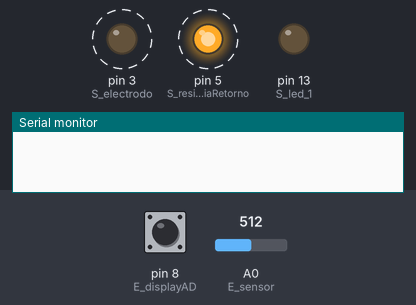
Bench run of a sketch on a simulated Arduino Uno, built with avr-gcc and run on an emulated ATmega328P. Shown: output pins drawn as LEDs (lit = HIGH), the last lines printed to the serial monitor. Dashed ring = blinking. Inputs (shaded band) come from the test bench; at power-on: A0 (E_sensor) = 512, pin 8 (E_displayAD) HIGH.

Above: at 0.1 s.
At 16.9 s:
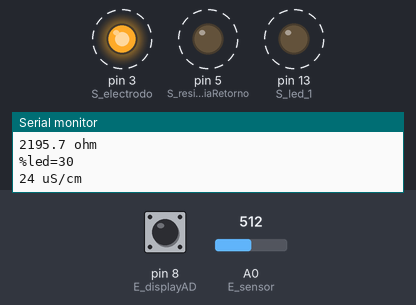
17.0 s: A0 (E_sensor) set to 660
Timing chart, 0 to 45.0 s (numbered marks = the images above; inputs shaded):
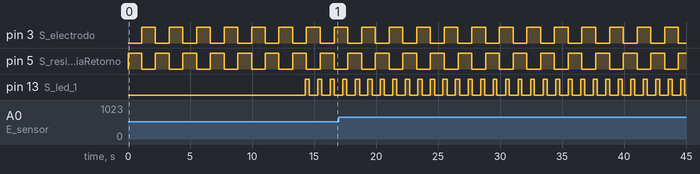

Measured:
- by itself, pin 3 (S_electrodo), pin 5 (S_resistenciaRetorno): alternates HIGH for 1.1 s and LOW for 1.1 s
- by itself, pin 13 (S_led_1): alternates HIGH for 0.31 s and LOW for 0.70 s

The sketch:

calcularConductividad-1_1.ino
```cpp
/*****************************************

  medidor de la conductividad del suelo
  v_1.1-20130226

  para el ARDUINO-UNO-r_3 con el shield DFR0019 (no imprescindible)
  compilador arduino-1.5.1r2
  el esquema KiCad está en MedidorConductividadSuelo.sch y en
  MedidorConductividadSuelo-sch.pdf

  -se mide la tensión en bornes de dos electrodos usando una resistencia
    en serie y un convertidor AD
  -el valor leído es proporcional a la resistencia entre electrodos
  -para evitar la polarización de los electrodos, se va alternando la
    polaridad haciendo la media de las dos medidas
  -se considera la medida correcta cuando el error entre dos lecturas
    consecutivas es menor que maxErrorAD
  -la resistencia depende del tipo de suelo y es proporcional
    al grado de humedad y a la concentración salina en el agua presente
    por lo que puede servir para valorar la concentración de abono y
    a partir de las constantes del sensor se puede calcular la conductividad
    del medio
  -en el display podemos ver el valor de la lectura en uS o bien el
    valor leído por el AD pulsando E_displayAD
  -por el port serie sale el valor seleccionado cada MAX_CICLOS_DISPLAY
  -en el led tenemos de 0% a 100% respecto a los valores límite
    preestablecidos
  -con la opción DEBUG podemos ver las principales variables para poder
    comprobar el funcionamiento y ajustar los límites

******************************************/

#define  DEBUG  1

// hacer la media móvil cada MAX_LECTURAS
#define  MAX_LECTURAS        4
#define  ULTIMA_LECTURA      (MAX_LECTURAS-1)

// display de resultados cada MAX_CICLOS_DISPLAY de medida
#define  MAX_CICLOS_DISPLAY  1

// no empezar el display hasta que se estabilice la media
#define  RETARDO_DISPLAY      (MAX_LECTURAS+2)

// un led nos indica el valor relativo de la conductividad
// el periodo del led es proporcional a la conductividad
// y varía entre minLedOn y maxLedOn en tiempoLed
// entre los valores minLectura y maxLectura del AD
const int minLedOn = 5;      // ms
const int maxLedOn = 995;    // ms
int  periodoLed;
int  tiempoLedOn;
int  ledOn;
int  tiempoLed=0;                     // reloj para controlar el led
int  retardoDisplay=RETARDO_DISPLAY;  // al inicio espera a tener valores correctos

// terminales del ARDUINO-UNO que utilizo en este programa
// según el esquema medidorConductividadSuelo.sch
int S_electrodo             = 3;     // salida al electrodo del sensor
int S_resistenciaRetorno    = 5;     // resistencia en serie con el sensor
int S_led_1                 = 13;    // led piloto
int E_sensor                = A0;    // lectura de la tension
int E_displayAD             = 8;     // selector display conductividad/AD

// valores experimentales del AD obtenidos probando mi sonda
const int maxLectura = 650;    // tierra muy seca
const int minLectura = 195;    // la sonda sumergida en un recipiente
                               // con agua del grifo con sal
                               // ajustar los valores para cada caso

const int maxValorAD = 1023;  // el convertidor AD del Arduino es de 10 bits
const int maxErrorAD=1;       // consideramos que la lectura del primer pulso es
                              // válida cuando el error de dos lecturas
                              // sucesivas es <=maxErrorAD
                              // el segundo pulso debe durar lo mismo que el
                              // primero para mantener el valor de la tensión
                              // media en bornes de los electrodos igual a 0
// almacen temporal de lecturas del AD
int  lecturas[MAX_LECTURAS];

// valor medio de las ultimas lecturas
int  lecturaMedia;           // para el display y los cálculos
int  lecturaMediaLed;        // para la salida al led

unsigned int relojInterno;          // contador que lleva el reloj del ciclo
unsigned int maxRelojInterno=6000;  // duración máxima de un pulso de lectura
unsigned int relojInternoPaso_1;    // duración del primer pulso de lectura

// retardo minimo de la lectura del AD tras cada activacion del sensor
int  retardoLectura =  1000;

//***********************************************
// para calcular la conductividad g a partir de la constante de la sonda Kr
// y de la resistencia R calculada a partir de la medida del AD
//
// la constante de la sonda es
//
//  Kr=ln((2*W/D)-1)/(L*pi)    dimensiones en cm
//  g = Kr/R
//
// para a partir de R en ohm tener g en uS multiplicamos Kr*1e6

// estas son las dimensiones de mi sonda formada por dos electrodos
// iguales (en cm):
// L = 7.7  longitud
// W = 1.2  separación entre electrodos
// D = 0.5  diámetro del electrodo
float Kr=51938.642;

// las constantes eléctricas del circuito
float R1 = 2200.0;
float AD_max= 1023.0;    // valor máximo de la lectura del AD (10 bits)

//***********************************************

void setup()
{
  // port serie, del que solo se usa la salida
  Serial.begin(9600);
  // entrada auxiliar del display
  pinMode(E_displayAD,INPUT);
  digitalWrite(E_displayAD,HIGH);  // incorporar resistencia pull-up
  // led auxiliar
  pinMode(S_led_1, OUTPUT);
  digitalWrite(S_led_1,LOW);
  // salida a los electrodos
  pinMode(S_electrodo, OUTPUT);
  pinMode(S_resistenciaRetorno, OUTPUT);
}

void loop() {
  int  lecturaSensor;
  int  i;
  int  periodoDisplay=0;                // para controlar la salida serie

  digitalWrite(S_electrodo,LOW);        // prepara los electrodos
  digitalWrite(S_resistenciaRetorno,LOW);

  for(i=0;i<MAX_LECTURAS;i++)  lecturas[i]=0;  // borrar el almacén de entradas
  periodoLed=maxLedOn+minLedOn;                // establecer el período del led

  ledOn=false;
  while (true){
    relojInterno=0;
    relojInternoPaso_1=maxRelojInterno;           // asegurar un valor máximo
    digitalWrite(S_resistenciaRetorno,HIGH);      // activar sonda con R1 a positivo
    my_delay(retardoLectura);                     // esperar retardoLectura
    lecturaSensor=leerAD(true);                   // leer valor Vs en paso_1

    relojInternoPaso_1=relojInterno;              // los dos pasos deben durar lo mismo
    relojInterno=0;
    digitalWrite(S_resistenciaRetorno,LOW);       // cambio activacion
    digitalWrite(S_electrodo,HIGH);
    my_delay(retardoLectura);
    lecturaSensor += (maxValorAD-leerAD(false));  // Vs=ADmax-Vr
    digitalWrite(S_electrodo,LOW);

    lecturaSensor /=2;                            // media de las dos lecturas
    guardarLectura(lecturaSensor);                // guardarla en el almacén

    periodoDisplay++;                   // decidir si hay display en este ciclo
    if(periodoDisplay>=MAX_CICLOS_DISPLAY){
      periodoDisplay=0;
      if(retardoDisplay){              // al inicio espera a tener datos correctos
        retardoDisplay--;
        continue;
      }
                                       // decidir qué se envia al display
      if(digitalRead(E_displayAD)){    // pulsador libre == 1
#if DEBUG
        Serial.print("AD=");
        Serial.println(lecturaMedia);
        Serial.print("tiempo=");
        Serial.println(relojInternoPaso_1);
        Serial.print(calcularResistencia(lecturaMedia),1);
        Serial.println(" ohm");
        Serial.print("%led=");
        Serial.println(lecturaMediaLed/10);
#endif
        Serial.print(calcularConductividad(lecturaMedia),0);
        Serial.println(" uS/cm");
      }
      else{
        Serial.print("AD=");
        Serial.println(lecturaMedia);
      }
    }
  }
}

// temporizador para sincronizar el led
void my_delay(int t){
  int i;

  i= relojInterno + t;
  while(relojInterno<i){
      delay(1);                   // cada pulso del relojInterno es de 1ms
      relojInterno++;
      if(retardoDisplay)  continue;
      tiempoLed++;
      controlLed(tiempoLed);      // comprobar la activación del led
      if(tiempoLed>=periodoLed){
                                  // preparar el nuevo ciclo del led
        tiempoLed=0;
        tiempoLedOn=lecturaMediaLed;
      }
  }
}

//  leer el AD hasta que el error sea < maxErrorAD entre dos lecturas en el paso_1
//  el paso siguiente debe durar lo mismo que el primero para mantener la
//  simetría en la sonda
int  leerAD(int paso_1){
  int  ad_0,ad_1;

  ad_0=analogRead(E_sensor);
  while(true){                  // ir leyendo hasta el equilibrio (paso 1)
    my_delay(100);              // o hasta el maximo cada 100 pasos del reloj
    ad_1=analogRead(E_sensor);
    if(paso_1){
      if(abs(ad_0-ad_1) < maxErrorAD)  return ad_1;
    }                           // seguro de exceso de tiempo
    if(relojInterno>=relojInternoPaso_1)  return ad_1;
    ad_0=ad_1;
  }
}

// controlar el período de encendido del led
// queremos que el led esté más tiempo activado cuanto mayor sea la
// conductividad (mayor humedad en el terreno) que equivale a valor
// AD más alto
void  controlLed(int tiempoTranscurrido){

  if(retardoDisplay)  return;      // al principio se anula

  if(tiempoTranscurrido<=1){
    ledOn=true;
    digitalWrite(S_led_1,HIGH);
    return;
  }
  if(ledOn && tiempoTranscurrido>=tiempoLedOn){
    digitalWrite(S_led_1,LOW);
    ledOn=false;
  }
}

// guardar la lectura y hacer la media con las anteriores
void  guardarLectura(int ultimaLectura){
  int  i;

  lecturaMedia=0;
  for(i=0;i<ULTIMA_LECTURA;i++){
    lecturaMedia += lecturas[i];
    lecturas[i]=lecturas[i+1];
  }
  lecturas[i]=ultimaLectura;
  // hacer la media de todas las lecturas
  lecturaMedia = (lecturaMedia+ultimaLectura)/MAX_LECTURAS;
  // pasarla a porcentaje entre los limites para la activación del led
  // limitando los valores
  lecturaMediaLed=constrain(lecturaMedia,minLectura,maxLectura);
  lecturaMediaLed=periodoLed-map(lecturaMediaLed,minLectura,maxLectura,minLedOn,maxLedOn);
}

// a partir de la lectura del AD en bornes del sensor
float calcularResistencia(int ad){

  return R1*ad/(AD_max-ad);     // Rs = resistencia del sensor en ohm
}

// calcular la conductividad a partir de la lectura del AD
float calcularConductividad(int ad){
  return Kr/calcularResistencia(ad);      // conductividad
}
```
